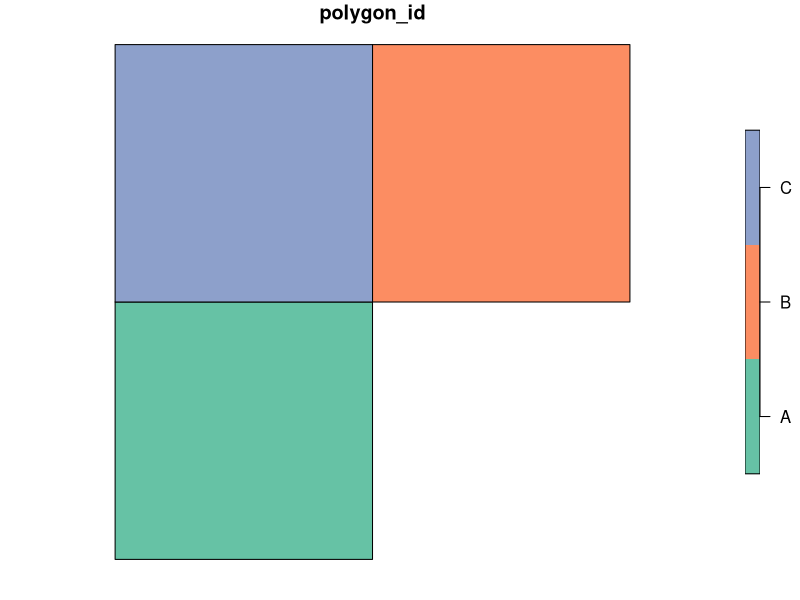
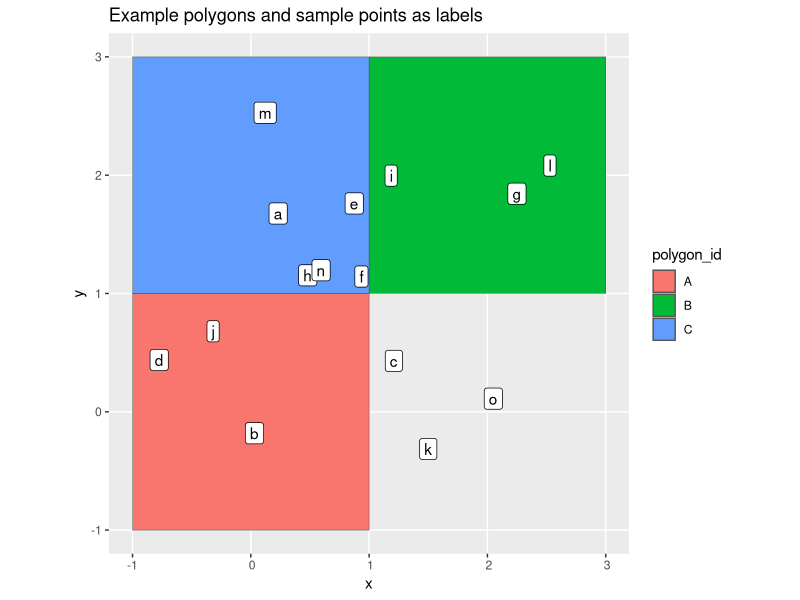
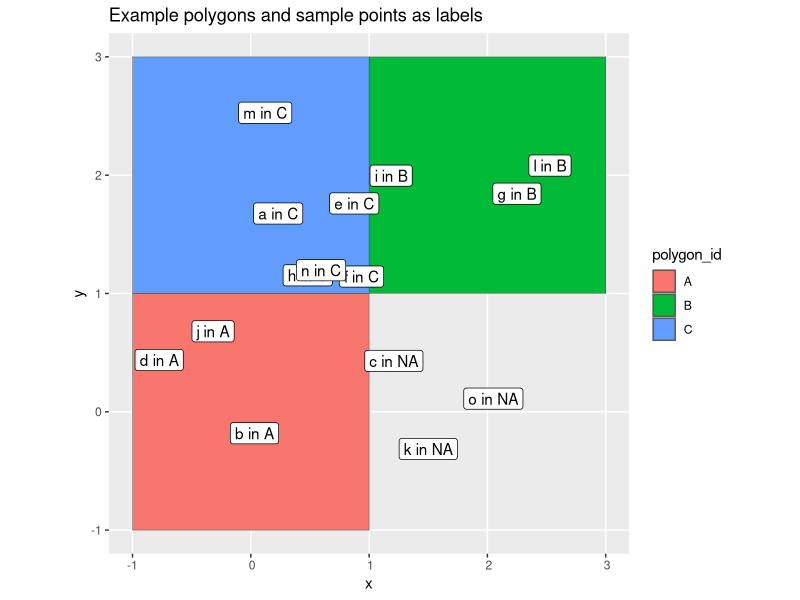

The R source for these figures, in order:
## ---- chunk 1
# Load two necessary packages and deactivate stringsAsFactors
library(tidyverse)
library(sf)
options(stringsAsFactors = FALSE)
## ---- chunk 2
b0 <- st_polygon(list(rbind(c(-1,-1), c(1,-1), c(1,1), c(-1,1), c(-1,-1))))
b1 <- b0 + 2
b2 <- b0 + c(0, 2)
## ---- chunk 3
polygons_sf <- st_sf(polygon_id  = LETTERS[1:3],
                     geometry = st_sfc(b0, b1, b2))

plot(polygons_sf['polygon_id'])
## ---- chunk 4
set.seed(100)
points_col <- st_sample(st_as_sfc(st_bbox(polygons_sf)), 15)

points_sf <- st_sf(point_id = letters[1:15],
                geometry = points_col)

ggplot() +
  geom_sf(aes(fill = polygon_id), data = polygons_sf) +
  geom_sf_label(aes(label = point_id), data = points_sf) +
  labs(title = 'Example polygons and sample points as labels')
## ---- chunk 5
points_with_polygonID <- points_sf %>% 
  # default join uses st_intersect to identify matching features
  st_join(polygons_sf) %>% 
  # st_within would also work for linking points to polygons
  #st_join(polygons_sf, join = st_within) %>% 
  mutate(point_poly_id = paste(point_id, polygon_id, sep = ' in '))

ggplot() +
  geom_sf(aes(fill = polygon_id), data = polygons_sf) +
  geom_sf_label(aes(label = point_poly_id), data = points_with_polygonID) +
  labs(title = 'Example polygons and sample points as labels')
## ---- chunk 6
points_with_polygonID %>% 
  # since this is a table summary, not a spatial one, we need to drop spatial info
  st_drop_geometry() %>% 
  count(polygon_id)
